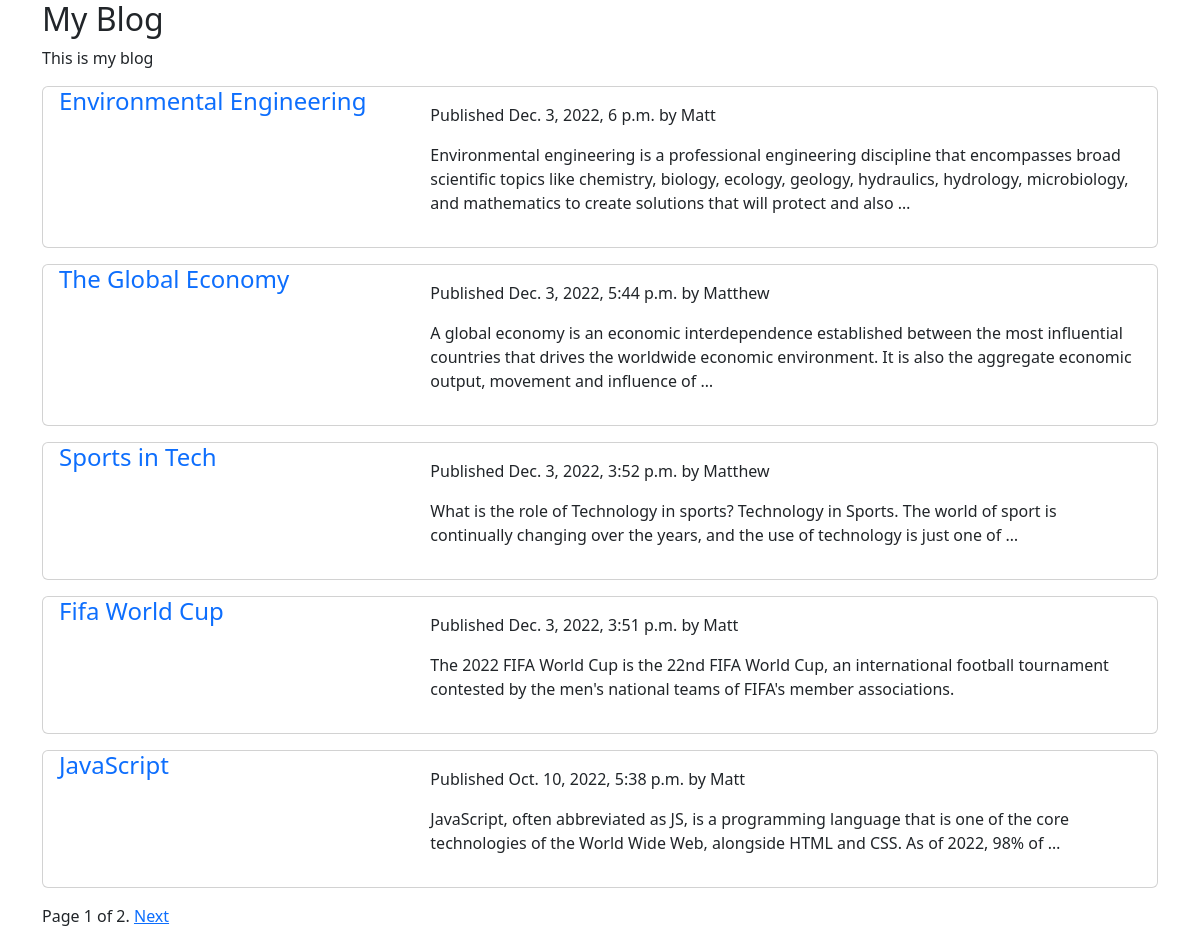
The page / on the database its author committed.
### blog/models.py (models this page shows, shortened)
class Post(models.Model):
  class Status(models.TextChoices):
    DRAFT = 'DF','Draft'
    PUBLISHED = 'PB','Published'
  title = models.CharField(max_length=250)
  slug = models.SlugField(max_length=250, unique_for_date ='publish')
  author = models.ForeignKey(User, on_delete=models.CASCADE, related_name='blog_posts')
  body = models.TextField()
  publish = models.DateTimeField(default = timezone.now)
  created = models.DateTimeField(auto_now_add = True)
  updated = models.DateTimeField(auto_now = True)
  status = models.CharField(max_length=2,choices = Status.choices,default = Status.DRAFT)
  objects = models.Manager() #default manager
  published = PublishedManager()  #custom manager
  class Meta:
    ordering = ['-publish']
    indexes = [models.Index(fields=['-publish'],)]
  def get_absolute_url(self):
    return reverse('blog:post_detail',args=[self.publish.year,
                  self.publish.month,self.publish.day,self.slug])

### blog/views.py (the view)
# urls.py: path('',views.post_list,name='post_list'),
def post_list(request):
  post_list = Post.published.all()
  paginator = Paginator(post_list,5) #3 posts per page
  page_number = request.GET.get('page',1)
  posts = paginator.page(page_number)
  return render(request,'blog/post/list.html',{'posts':posts})

### blog/models.py (called while the page is built)
  def get_queryset(self):
    return super().get_queryset().filter(status=Post.Status.PUBLISHED)

### blog/templates/blog/post/list.html (shortened to what this page needs)
{% extends 'blog/base.html' %}
{% block content %}
{% for post in posts %}
<div class="card mb-3">
  <div class="row g-0">
    <div class="col-md-4">
      <h4><a href="{{ post.get_absolute_url }}" class="text-decoration-none p-3">{{post.title}}</a></h4>
    </div>
    <div class="col-md-8">
      <div class="card-body">
        <p class="date">Published {{post.publish}} by {{post.author}}</p>
        <p class="card-text">{{ post.body | truncatewords:30|linebreaks }}</p>
      </div>
    </div>
  </div>
</div>
{% endfor %}
{% include "pagination.html" with page=posts %}
{% endblock %}

### blog/templates/blog/base.html (shortened to what this page needs)
{% load static %}
<!DOCTYPE html>
<html lang="en">
<head>
  <link rel="stylesheet" href="{% static 'css/blog.css' %}">
  <link href="https://cdn.jsdelivr.net/npm/bootstrap@5.2.1/dist/css/bootstrap.min.css" rel="stylesheet">
</head>
<body>
  <div class="container">
    <div id="sidebar">
      <h2>My Blog</h2>
      <p>This is my blog</p>
    </div>
  <div id="'content">
    {% block content %}
    {% endblock %}
  </div>
</div>
</body>
</html>

### blog/templates/pagination.html (shortened to what this page needs)
<div class="pagination">
  <span class="step-links">
    <span class="current">
      Page {{ page.number }} of {{ page.paginator.num_pages }}.
    </span>
    {% if page.has_next %}
    <a href="?page={{ page.next_page_number }}">Next</a>
    {% endif %}
  </span>
</div>

### rows shown on the page
Post: title "Environmental Engineering", publish "Dec. 3, 2022, 6 p.m.", author "Matt", body "Environmental engineering is a professional engineering discipline that encompasses broad scientific topics like chemistry, biology, ecology, geology, hydraulics, hydrology, microbiology, and mathematics to create solutions that will protect and also …"
Post: title "The Global Economy", publish "Dec. 3, 2022, 5:44 p.m.", author "Matthew", body "A global economy is an economic interdependence established between the most influential countries that drives the worldwide economic environment. It is also the aggregate economic output, movement and influence of …"
Post: title "Sports in Tech", publish "Dec. 3, 2022, 3:52 p.m.", author "Matthew", body "What is the role of Technology in sports? Technology in Sports. The world of sport is continually changing over the years, and the use of technology is just one of …"
Post: title "Fifa World Cup", publish "Dec. 3, 2022, 3:51 p.m.", author "Matt", body "The 2022 FIFA World Cup is the 22nd FIFA World Cup, an international football tournament contested by the men's national teams of FIFA's member associations."
Post: title "JavaScript", publish "Oct. 10, 2022, 5:38 p.m.", author "Matt", body "JavaScript, often abbreviated as JS, is a programming language that is one of the core technologies of the World Wide Web, alongside HTML and CSS. As of 2022, 98% of …"

### other values the page prints
{{ page.number }} "1"
{{ page.paginator.num_pages }} "2"
